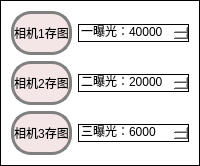
               <widget class="QWidget" name="cams" native="true">
                <property name="styleSheet">
                 <string notr="true">background-color: rgb(255, 255, 255);
border:0.5px solid #000000;</string>
                </property>
                <layout class="QGridLayout" name="gridLayout">
                 <item row="4" column="0">
                  <widget class="QPushButton" name="pushButton_19">
                   <property name="minimumSize">
                    <size>
                     <width>0</width>
                     <height>44</height>
                    </size>
                   </property>
                   <property name="toolTip">
                    <string/>
                   </property>
                   <property name="statusTip">
                    <string/>
                   </property>
                   <property name="whatsThis">
                    <string>up=btn_up(2);</string>
                   </property>
                   <property name="styleSheet">
                    <string notr="true">QPushButton{
	color:black;
    border:3px solid gray;
    border-radius: 20px;
	background-color: rgba(200, 127, 127, 50);
}
QPushButton:hover{
    color:black;
    background:yellow;
}
QPushButton:pressed{
    color:black;
    background:green;
}
QPushButton:checked{
    color:white;
	
	font: 75 11pt &quot;Consolas&quot;;
    background:rgb(255, 87, 87)
}</string>
                   </property>
                   <property name="text">
                    <string>相机3存图</string>
                   </property>
                  </widget>
                 </item>
                 <item row="0" column="0">
                  <widget class="QPushButton" name="pushButton_20">
                   <property name="minimumSize">
                    <size>
                     <width>0</width>
                     <height>44</height>
                    </size>
                   </property>
                   <property name="toolTip">
                    <string/>
                   </property>
                   <property name="statusTip">
                    <string/>
                   </property>
                   <property name="whatsThis">
                    <string>up=btn_up(0);</string>
                   </property>
                   <property name="styleSheet">
                    <string notr="true">QPushButton{
	color:black;
    border:3px solid gray;
    border-radius: 20px;
	background-color: rgba(200, 127, 127, 50);
}
QPushButton:hover{
    color:black;
    background:yellow;
}
QPushButton:pressed{
    color:black;
    background:green;
}
QPushButton:checked{
    color:white;
	
	font: 75 11pt &quot;Consolas&quot;;
    background:rgb(255, 87, 87)
}</string>
                   </property>
                   <property name="text">
                    <string>相机1存图</string>
                   </property>
                  </widget>
                 </item>
                 <item row="0" column="1">
                  <widget class="QSpinBox" name="spinBox">
                   <property name="whatsThis">
                    <string>id=3418;</string>
                   </property>
                   <property name="suffix">
                    <string/>
                   </property>
                   <property name="prefix">
                    <string>一曝光：</string>
                   </property>
                   <property name="maximum">
                    <number>9999999</number>
                   </property>
                   <property name="value">
                    <number>40000</number>
                   </property>
                  </widget>
                 </item>
                 <item row="1" column="1">
                  <widget class="QSpinBox" name="spinBox_3">
                   <property name="whatsThis">
                    <string>id=3419;</string>
                   </property>
                   <property name="prefix">
                    <string>二曝光：</string>
                   </property>
                   <property name="maximum">
                    <number>9999999</number>
                   </property>
                   <property name="value">
                    <number>20000</number>
                   </property>
                  </widget>
                 </item>
                 <item row="4" column="1">
                  <widget class="QSpinBox" name="spinBox_2">
                   <property name="whatsThis">
                    <string>id=3420;</string>
                   </property>
                   <property name="prefix">
                    <string>三曝光：</string>
                   </property>
                   <property name="maximum">
                    <number>9999999</number>
                   </property>
                   <property name="value">
                    <number>6000</number>
                   </property>
                  </widget>
                 </item>
                 <item row="1" column="0">
                  <widget class="QPushButton" name="pushButton_18">
                   <property name="minimumSize">
                    <size>
                     <width>0</width>
                     <height>44</height>
                    </size>
                   </property>
                   <property name="toolTip">
                    <string/>
                   </property>
                   <property name="statusTip">
                    <string/>
                   </property>
                   <property name="whatsThis">
                    <string>up=btn_up(1);</string>
                   </property>
                   <property name="styleSheet">
                    <string notr="true">QPushButton{
	color:black;
    border:3px solid gray;
    border-radius: 20px;
	background-color: rgba(200, 127, 127, 50);
}
QPushButton:hover{
    color:black;
    background:yellow;
}
QPushButton:pressed{
    color:black;
    background:green;
}
QPushButton:checked{
    color:white;
	
	font: 75 11pt &quot;Consolas&quot;;
    background:rgb(255, 87, 87)
}</string>
                   </property>
                   <property name="text">
                    <string>相机2存图</string>
                   </property>
                  </widget>
                 </item>
                </layout>
               </widget>
